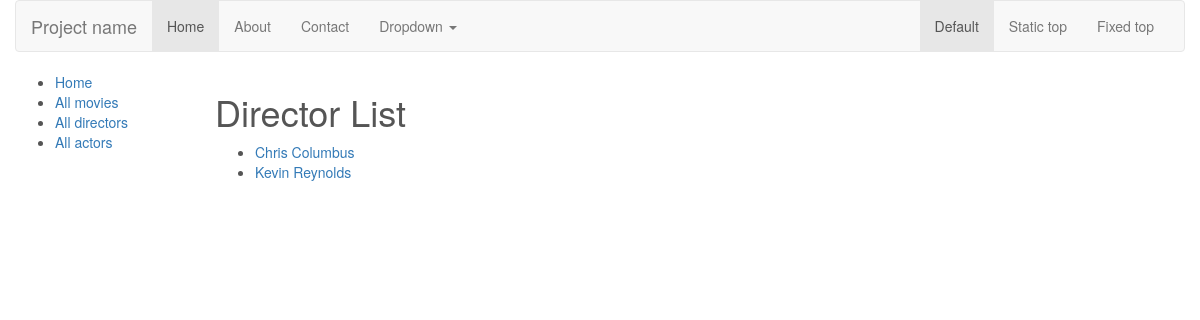
/catalog/directors/, run on the app's committed database.
### catalog/models.py (models this page shows, shortened)
class Director(models.Model):
    first_name = models.CharField(max_length=100)
    last_name = models.CharField(max_length=100)
    date_of_birth = models.DateField(null=True, blank=True)
    date_of_death = models.DateField('Died', null=True, blank=True)
    def get_absolute_url(self):
        return reverse('director-detail', args=[str(self.id)])
    def display_full_name(self):
            """
            Creates a string for the name of this Director.
            """
            return ' '.join([ self.first_name, self.last_name ])
    display_full_name.short_description = 'Name'

### catalog/views.py (the view)
class DirectorListView(generic.ListView):
    model = Director
    paginate_by = 4
    def get_queryset(self):
        return Director.objects.all()

### catalog/templates/catalog/director_list.html (shortened to what this page needs)
{% extends "base_generic.html" %}
{% block content %}
    <h1>Director List</h1>
    {% if director_list %}
    <ul>
      {% for director in director_list %}
      <li>
        <a href="{{ director.get_absolute_url }}">{{ director.first_name }} {{ director.last_name }}</a>
      </li>
      {% endfor %}
    </ul>
    {% else %}
      <p>There are no directors to show.</p>
    {% endif %}
{% endblock %}

### catalog/static/css/main.css (style rules this page uses)
body { color:#555 }

### data on the page
Director: first_name "Chris", last_name "Columbus"
Director: first_name "Kevin", last_name "Reynolds"
